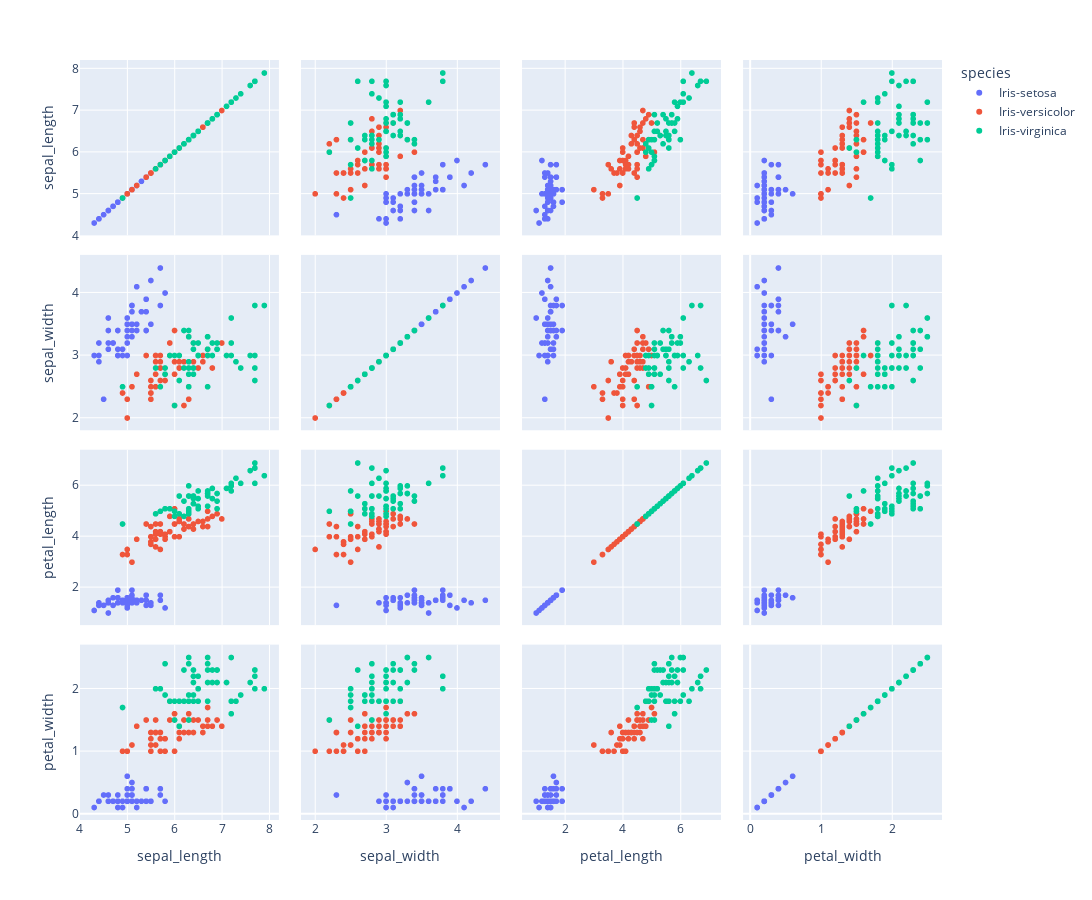

The notebook cell this image was saved under:
### Code cell
fig = px.scatter_matrix(
    data, dimensions=FEATURES, color='species'
    , width=1200, height=900
)

fig.show()

### Figure 1 — Plotly figure (JSON) as saved in the notebook; plotly's stock layout.template omitted (floating-point values rounded to 4 significant figures)
{"data": [{"dimensions": [{"axis": {"matches": true}, "label": "sepal_length", "values": [5.1, 4.9, 4.7, 4.6, 5.0, 5.4, 4.6, 5.0, 4.4, 4.9, 5.4, 4.8, 4.8, 4.3, 5.8, 5.7, 5.4, 5.1, 5.7, 5.1, 5.4, 5.1, 4.6, 5.1, 4.8, 5.0, 5.0, 5.2, 5.2, 4.7, 4.8, 5.4, 5.2, 5.5, 5.0, 5.5, 4.4, 5.1, 5.0, 4.5, 4.4, 5.0, 5.1, 4.8, 5.1, 4.6, 5.3, 5.0]}, {"axis": {"matches": true}, "label": "sepal_width", "values": [3.5, 3.0, 3.2, 3.1, 3.6, 3.9, 3.4, 3.4, 2.9, 3.1, 3.7, 3.4, 3.0, 3.0, 4.0, 4.4, 3.9, 3.5, 3.8, 3.8, 3.4, 3.7, 3.6, 3.3, 3.4, 3.0, 3.4, 3.5, 3.4, 3.2, 3.1, 3.4, 4.1, 4.2, 3.2, 3.5, 3.0, 3.4, 3.5, 2.3, 3.2, 3.5, 3.8, 3.0, 3.8, 3.2, 3.7, 3.3]}, {"axis": {"matches": true}, "label": "petal_length", "values": [1.4, 1.4, 1.3, 1.5, 1.4, 1.7, 1.4, 1.5, 1.4, 1.5, 1.5, 1.6, 1.4, 1.1, 1.2, 1.5, 1.3, 1.4, 1.7, 1.5, 1.7, 1.5, 1.0, 1.7, 1.9, 1.6, 1.6, 1.5, 1.4, 1.6, 1.6, 1.5, 1.5, 1.4, 1.2, 1.3, 1.3, 1.5, 1.3, 1.3, 1.3, 1.6, 1.9, 1.4, 1.6, 1.4, 1.5, 1.4]}, {"axis": {"matches": true}, "label": "petal_width", "values": [0.2, 0.2, 0.2, 0.2, 0.2, 0.4, 0.3, 0.2, 0.2, 0.1, 0.2, 0.2, 0.1, 0.1, 0.2, 0.4, 0.4, 0.3, 0.3, 0.3, 0.2, 0.4, 0.2, 0.5, 0.2, 0.2, 0.4, 0.2, 0.2, 0.2, 0.2, 0.4, 0.1, 0.2, 0.2, 0.2, 0.2, 0.2, 0.3, 0.3, 0.2, 0.6, 0.4, 0.3, 0.2, 0.2, 0.2, 0.2]}], "hovertemplate": "species=Iris-setosa<br>%{xaxis.title.text}=%{x}<br>%{yaxis.title.text}=%{y}<extra></extra>", "legendgroup": "Iris-setosa", "marker": {"color": "#636efa", "symbol": "circle"}, "name": "Iris-setosa", "showlegend": true, "type": "splom"}, {"dimensions": [{"axis": {"matches": true}, "label": "sepal_length", "values": [7.0, 6.4, 6.9, 5.5, 6.5, 5.7, 6.3, 4.9, 6.6, 5.2, 5.0, 5.9, 6.0, 6.1, 5.6, 6.7, 5.6, 5.8, 6.2, 5.6, 5.9, 6.1, 6.3, 6.1, 6.4, 6.6, 6.8, 6.7, 6.0, 5.7, 5.5, 5.5, 5.8, 6.0, 5.4, 6.0, 6.7, 6.3, 5.6, 5.5, 5.5, 6.1, 5.8, 5.0, 5.6, 5.7, 5.7, 6.2, 5.1, 5.7]}, {"axis": {"matches": true}, "label": "sepal_width", "values": [3.2, 3.2, 3.1, 2.3, 2.8, 2.8, 3.3, 2.4, 2.9, 2.7, 2.0, 3.0, 2.2, 2.9, 2.9, 3.1, 3.0, 2.7, 2.2, 2.5, 3.2, 2.8, 2.5, 2.8, 2.9, 3.0, 2.8, 3.0, 2.9, 2.6, 2.4, 2.4, 2.7, 2.7, 3.0, 3.4, 3.1, 2.3, 3.0, 2.5, 2.6, 3.0, 2.6, 2.3, 2.7, 3.0, 2.9, 2.9, 2.5, 2.8]}, {"axis": {"matches": true}, "label": "petal_length", "values": [4.7, 4.5, 4.9, 4.0, 4.6, 4.5, 4.7, 3.3, 4.6, 3.9, 3.5, 4.2, 4.0, 4.7, 3.6, 4.4, 4.5, 4.1, 4.5, 3.9, 4.8, 4.0, 4.9, 4.7, 4.3, 4.4, 4.8, 5.0, 4.5, 3.5, 3.8, 3.7, 3.9, 5.1, 4.5, 4.5, 4.7, 4.4, 4.1, 4.0, 4.4, 4.6, 4.0, 3.3, 4.2, 4.2, 4.2, 4.3, 3.0, 4.1]}, {"axis": {"matches": true}, "label": "petal_width", "values": [1.4, 1.5, 1.5, 1.3, 1.5, 1.3, 1.6, 1.0, 1.3, 1.4, 1.0, 1.5, 1.0, 1.4, 1.3, 1.4, 1.5, 1.0, 1.5, 1.1, 1.8, 1.3, 1.5, 1.2, 1.3, 1.4, 1.4, 1.7, 1.5, 1.0, 1.1, 1.0, 1.2, 1.6, 1.5, 1.6, 1.5, 1.3, 1.3, 1.3, 1.2, 1.4, 1.2, 1.0, 1.3, 1.2, 1.3, 1.3, 1.1, 1.3]}], "hovertemplate": "species=Iris-versicolor<br>%{xaxis.title.text}=%{x}<br>%{yaxis.title.text}=%{y}<extra></extra>", "legendgroup": "Iris-versicolor", "marker": {"color": "#EF553B", "symbol": "circle"}, "name": "Iris-versicolor", "showlegend": true, "type": "splom"}, {"dimensions": [{"axis": {"matches": true}, "label": "sepal_length", "values": [6.3, 5.8, 7.1, 6.3, 6.5, 7.6, 4.9, 7.3, 6.7, 7.2, 6.5, 6.4, 6.8, 5.7, 5.8, 6.4, 6.5, 7.7, 7.7, 6.0, 6.9, 5.6, 7.7, 6.3, 6.7, 7.2, 6.2, 6.1, 6.4, 7.2, 7.4, 7.9, 6.4, 6.3, 6.1, 7.7, 6.3, 6.4, 6.0, 6.9, 6.7, 6.9, 6.8, 6.7, 6.7, 6.3, 6.5, 6.2, 5.9]}, {"axis": {"matches": true}, "label": "sepal_width", "values": [3.3, 2.7, 3.0, 2.9, 3.0, 3.0, 2.5, 2.9, 2.5, 3.6, 3.2, 2.7, 3.0, 2.5, 2.8, 3.2, 3.0, 3.8, 2.6, 2.2, 3.2, 2.8, 2.8, 2.7, 3.3, 3.2, 2.8, 3.0, 2.8, 3.0, 2.8, 3.8, 2.8, 2.8, 2.6, 3.0, 3.4, 3.1, 3.0, 3.1, 3.1, 3.1, 3.2, 3.3, 3.0, 2.5, 3.0, 3.4, 3.0]}, {"axis": {"matches": true}, "label": "petal_length", "values": [6.0, 5.1, 5.9, 5.6, 5.8, 6.6, 4.5, 6.3, 5.8, 6.1, 5.1, 5.3, 5.5, 5.0, 5.1, 5.3, 5.5, 6.7, 6.9, 5.0, 5.7, 4.9, 6.7, 4.9, 5.7, 6.0, 4.8, 4.9, 5.6, 5.8, 6.1, 6.4, 5.6, 5.1, 5.6, 6.1, 5.6, 5.5, 4.8, 5.4, 5.6, 5.1, 5.9, 5.7, 5.2, 5.0, 5.2, 5.4, 5.1]}, {"axis": {"matches": true}, "label": "petal_width", "values": [2.5, 1.9, 2.1, 1.8, 2.2, 2.1, 1.7, 1.8, 1.8, 2.5, 2.0, 1.9, 2.1, 2.0, 2.4, 2.3, 1.8, 2.2, 2.3, 1.5, 2.3, 2.0, 2.0, 1.8, 2.1, 1.8, 1.8, 1.8, 2.1, 1.6, 1.9, 2.0, 2.2, 1.5, 1.4, 2.3, 2.4, 1.8, 1.8, 2.1, 2.4, 2.3, 2.3, 2.5, 2.3, 1.9, 2.0, 2.3, 1.8]}], "hovertemplate": "species=Iris-virginica<br>%{xaxis.title.text}=%{x}<br>%{yaxis.title.text}=%{y}<extra></extra>", "legendgroup": "Iris-virginica", "marker": {"color": "#00cc96", "symbol": "circle"}, "name": "Iris-virginica", "showlegend": true, "type": "splom"}], "layout": {"dragmode": "select", "height": 900, "legend": {"title": {"text": "species"}, "tracegroupgap": 0}, "margin": {"t": 60}, "width": 1200}}
